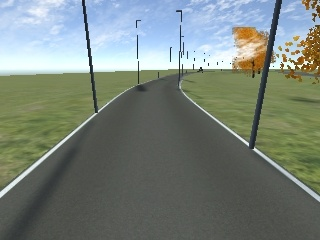
#> input picture scripts/image.jpg, 320 x 240 px
$ python box.py   (older library calls are emulated)
#> lines starting #> are read from the running program, lines starting #| are printed output that depends on the picture; after the words box and inside, x2 and y2 are one past the last pixel; in counts of white or black regions, pixels touching at a corner belong together
import cv2
import numpy as np

def sort_contours(cnts, method="left-to-right"):
    # initialize the reverse flag and sort index
    reverse = False
    i = 0

    # handle if we need to sort in reverse
    if method == "right-to-left" or method == "bottom-to-top":
        reverse = True

    # handle if we are sorting against the y-coordinate rather than
    # the x-coordinate of the bounding box
    if method == "top-to-bottom" or method == "bottom-to-top":
        i = 1

    # construct the list of bounding boxes and sort them from top to
    # bottom
    boundingBoxes = [cv2.boundingRect(c) for c in cnts]
    (cnts, boundingBoxes) = zip(*sorted(zip(cnts, boundingBoxes),
                                        key=lambda b: b[1][i], reverse=reverse))

    # return the list of sorted contours and bounding boxes
    return (cnts, boundingBoxes)

def box_extraction(img_for_box_extraction_path):

#> called with img_for_box_extraction_path = 'image.jpg'
    img = cv2.imread(img_for_box_extraction_path, 0)  # Read the image
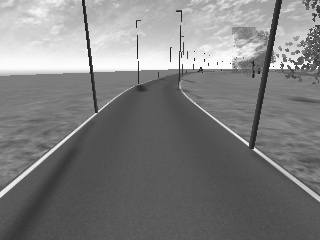
#> img: shape (240, 320); min 21, max 255, mean 126.4
    (thresh, img_bin) = cv2.threshold(img, 128, 255,
                                      cv2.THRESH_BINARY | cv2.THRESH_OTSU)  # Thresholding the image
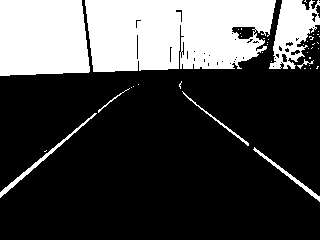
#> img_bin: shape (240, 320); 27.6% white; 42 white regions (34 under 20 px), largest, box (x1, y1, x2, y2) and area: (85, 0, 276, 72) 11732, (0, 0, 90, 76) 6392, (269, 0, 320, 69) 1992
#> thresh = 151
    img_bin = 255-img_bin  # Invert the image

    cv2.imwrite("Image_bin.jpg",img_bin)

    # Defining a kernel length
    kernel_length = np.array(img).shape[1]//40
#> kernel_length = 8

    # A verticle kernel of (1 X kernel_length), which will detect all the verticle lines from the image.
    verticle_kernel = cv2.getStructuringElement(cv2.MORPH_RECT, (1, kernel_length))
#> verticle_kernel = [1, 1, 1, 1, 1, 1, 1, 1]
    # A horizontal kernel of (kernel_length X 1), which will help to detect all the horizontal line from the image.
    hori_kernel = cv2.getStructuringElement(cv2.MORPH_RECT, (kernel_length, 1))
    # A kernel of (3 X 3) ones.
    kernel = cv2.getStructuringElement(cv2.MORPH_RECT, (3, 3))

    # Morphological operation to detect verticle lines from an image
    img_temp1 = cv2.erode(img_bin, verticle_kernel, iterations=3)
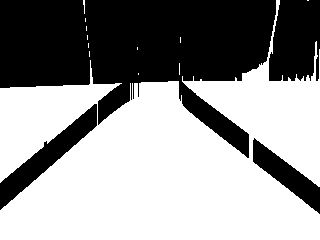
#> img_temp1: shape (240, 320); 58% white; 4 black regions, box (x1, y1, x2, y2) and area: (0, 0, 276, 158) 24508, (269, 0, 320, 81) 3567, (0, 104, 97, 210) 2474, (253, 138, 320, 214) 1700
    verticle_lines_img = cv2.dilate(img_temp1, verticle_kernel, iterations=3)
#> verticle_lines_img: shape (240, 320); 69.3% white; 7 black regions (1 under 20 px), largest, box (x1, y1, x2, y2) and area: (85, 0, 276, 116) 13082, (0, 0, 90, 79) 6647, (269, 0, 320, 72) 2910, (0, 116, 97, 201) 437, (253, 150, 320, 205) 293, (182, 94, 249, 149) 170
    cv2.imwrite("verticle_lines.jpg",verticle_lines_img)

    # Morphological operation to detect horizontal lines from an image
    img_temp2 = cv2.erode(img_bin, hori_kernel, iterations=3)
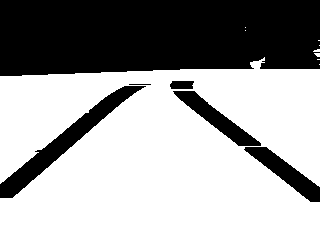
#> img_temp2: shape (240, 320); 63.2% white; 6 black regions, box (x1, y1, x2, y2) and area: (0, 0, 320, 76) 22650, (0, 86, 146, 198) 2759, (244, 147, 320, 202) 1330, (173, 91, 261, 146) 1325, (170, 81, 194, 89) 178, (129, 84, 151, 85) 22
    horizontal_lines_img = cv2.dilate(img_temp2, hori_kernel, iterations=3)
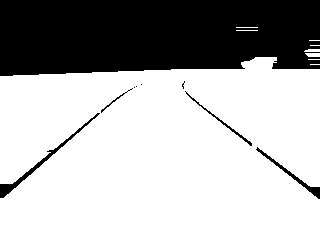
#> horizontal_lines_img: shape (240, 320); 69.7% white; 9 black regions (4 under 20 px), largest, box (x1, y1, x2, y2) and area: (0, 0, 320, 76) 22194, (0, 113, 100, 198) 517, (256, 147, 320, 199) 313, (185, 91, 252, 146) 170, (101, 88, 133, 113) 56
    cv2.imwrite("horizontal_lines.jpg",horizontal_lines_img)

    # Weighting parameters, this will decide the quantity of an image to be added to make a new image.
    alpha = 0.5
    beta = 1.0 - alpha
    # This function helps to add two image with specific weight parameter to get a third image as summation of two image.
    img_final_bin = cv2.addWeighted(verticle_lines_img, alpha, horizontal_lines_img, beta, 0.0)
    img_final_bin = cv2.erode(~img_final_bin, kernel, iterations=2)
    (thresh, img_final_bin) = cv2.threshold(img_final_bin, 128, 255, cv2.THRESH_BINARY | cv2.THRESH_OTSU)
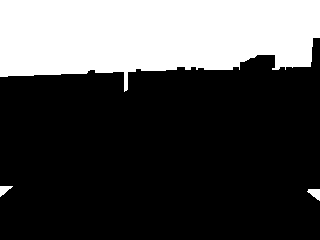
#> img_final_bin: shape (240, 320); 29.1% white; 3 white regions
#> thresh = 0

    # For Debugging
    # Enable this line to see verticle and horizontal lines in the image which is used to find boxes
    cv2.imwrite("img_final_bin.jpg",img_final_bin)
    # Find contours for image, which will detect all the boxes
    im2, contours, hierarchy = cv2.findContours(
        img_final_bin, cv2.RETR_TREE, cv2.CHAIN_APPROX_SIMPLE)
#> contours = 3 contours; box (x1, y1, x2, y2) and area: (0, 0, 320, 92) 21765, (307, 189, 320, 201) 77, (0, 186, 13, 197) 60
    # Sort all the contours by top to bottom.
    (contours, boundingBoxes) = sort_contours(contours, method="top-to-bottom")
#> in sort_contours, `boundingBoxes = [cv2.boundingRect(c) for c in cnts]`: boundingBoxes = [(307, 189, 13, 12), (0, 186, 13, 11), (0, 0, 320, 92)]
#> in sort_contours, `(cnts, boundingBoxes) = zip(*sorted(zip(cnts, boundingBoxes), key=lamb..`: cnts has the same summary as contours in box_extraction; boundingBoxes = ((0, 0, 320, 92), (0, 186, 13, 11), (307, 189, 13, 12))

    idx = 0
    for c in contours:
        # Returns the location and width,height for every contour
        x, y, w, h = cv2.boundingRect(c)

        # If the box height is greater then 20, widht is >80, then only save it as a box in "cropped/" folder.
        if (w > 80 and h > 20) and w > 3*h:
            idx += 1
            new_img = img[y:y+h, x:x+w]
#> this loop made 3 passes
#> (x, y, w, h, idx) on pass 1: (0, 0, 320, 92, 1)
#> pass 1, in box_extraction, `new_img = img[y:y+h, x:x+w]`:
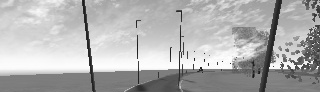
#> new_img: shape (92, 320); min 21, max 255, mean 176.3
#> after the loop, idx = 1
            #cv2.imwrite(cropped_dir_path+str(idx) + '.png', new_img)

    # For Debugging
    # Enable this line to see all contours.
    # cv2.drawContours(img, contours, -1, (0, 0, 255), 3)
    # cv2.imwrite("./Temp/img_contour.jpg", img)


box_extraction("image.jpg")
cv2.waitKey(0)
